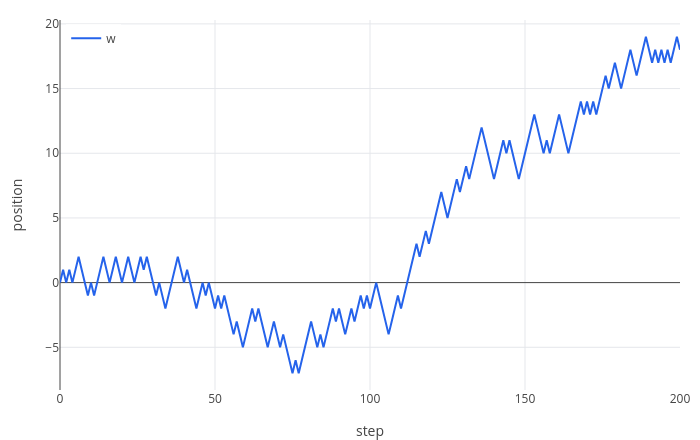

The notebook cell saved with this chart:
### Markdown cell above
## 1. The simple random walk

Start at 0 and take steps of $+1$ or $-1$ with equal chance. `randwalk(n)` gives the positions after $0, 1, \dots, n$
steps:

### Code cell
seed(1);
w = randwalk(200);
labels(plot(0:200, w), "step", "position")

### Figure 1 — Plotly figure (JSON) as saved in the notebook; plotly's stock layout.template omitted (floating-point values rounded to 4 significant figures; data arrays with more than 128 entries replaced by an {"elided": "..."} marker saying what was removed)
{"data": [{"line": {"color": "#2563eb", "width": 2}, "mode": "lines", "name": "w", "type": "scatter", "x": {"elided": "202 int values"}, "y": {"elided": "202 int values"}}], "layout": {"height": 440, "legend": {"bgcolor": "rgba(255,255,255,0.8)", "x": 0.01, "xanchor": "left", "y": 0.99, "yanchor": "top"}, "margin": {"b": 50, "l": 60, "r": 20, "t": 20}, "showlegend": true, "title": {"text": ""}, "width": 700, "xaxis": {"range": [0, 200], "title": {"text": "step"}, "zeroline": true}, "yaxis": {"range": [-8.3, 20.3], "title": {"text": "position"}, "zeroline": true}}}
